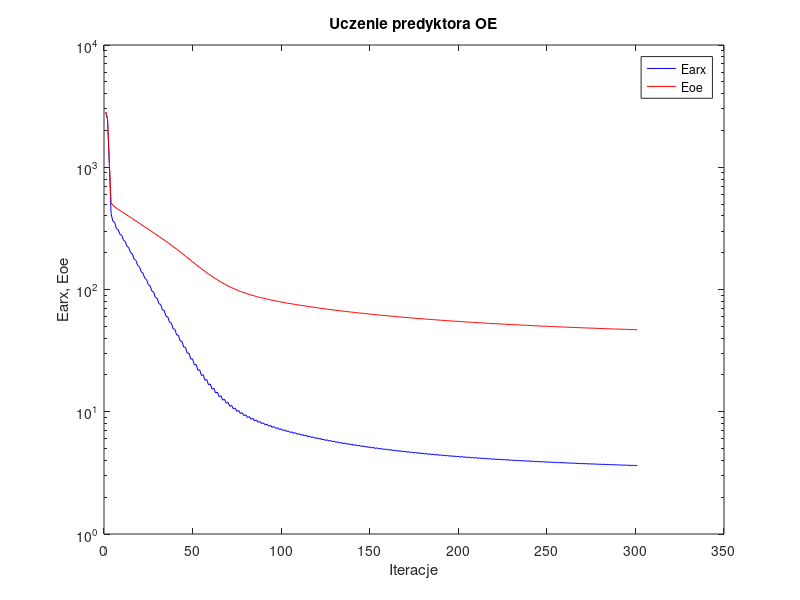
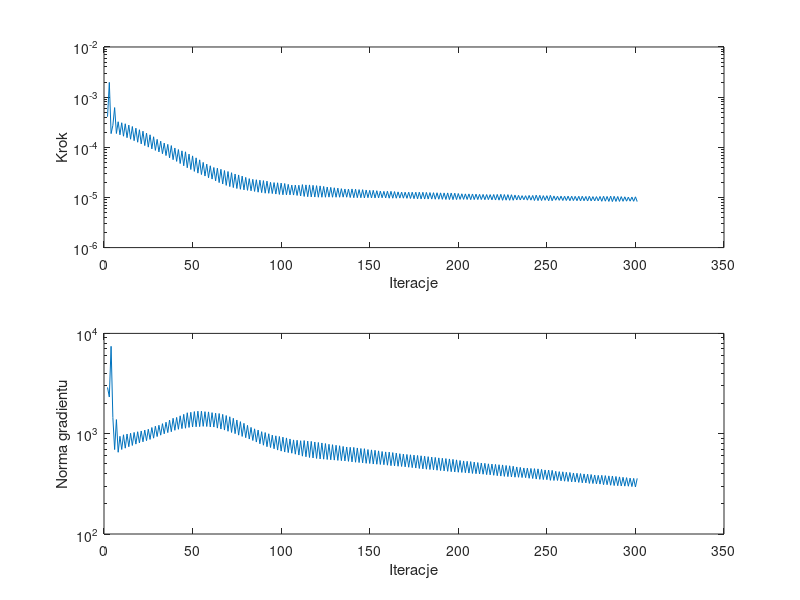

Recreate these plots in MATLAB, in order.
%uczenie predyktora oe
clear all;
n=0; farx(n+1)=2.820258e+003; foe(n+1)=2.834815e+003; wspucz(n+1)=0.000000e+000; ng(n+1)=0.000000e+000;
n=1; farx(n+1)=2.455268e+003; foe(n+1)=2.495744e+003; krok(n+1)=4.066412e-004; ng(n+1)=2.892356e+003;
n=2; farx(n+1)=1.069645e+003; foe(n+1)=1.115870e+003; krok(n+1)=1.965086e-003; ng(n+1)=2.320882e+003;
n=3; farx(n+1)=4.155842e+002; foe(n+1)=5.114523e+002; krok(n+1)=1.874926e-004; ng(n+1)=7.433172e+003;
n=4; farx(n+1)=3.636145e+002; foe(n+1)=4.896928e+002; krok(n+1)=2.734728e-004; ng(n+1)=1.451050e+003;
n=5; farx(n+1)=3.541363e+002; foe(n+1)=4.752662e+002; krok(n+1)=6.190058e-004; ng(n+1)=6.950710e+002;
n=6; farx(n+1)=3.149165e+002; foe(n+1)=4.616545e+002; krok(n+1)=1.883237e-004; ng(n+1)=1.382668e+003;
n=7; farx(n+1)=3.091677e+002; foe(n+1)=4.523892e+002; krok(n+1)=3.229906e-004; ng(n+1)=6.531506e+002;
n=8; farx(n+1)=2.825581e+002; foe(n+1)=4.429356e+002; krok(n+1)=1.775639e-004; ng(n+1)=9.423013e+002;
n=9; farx(n+1)=2.772454e+002; foe(n+1)=4.337487e+002; krok(n+1)=3.084957e-004; ng(n+1)=6.960926e+002;
n=10; farx(n+1)=2.526986e+002; foe(n+1)=4.244254e+002; krok(n+1)=1.662532e-004; ng(n+1)=9.755068e+002;
n=11; farx(n+1)=2.472503e+002; foe(n+1)=4.153668e+002; krok(n+1)=2.946393e-004; ng(n+1)=7.172540e+002;
n=12; farx(n+1)=2.250505e+002; foe(n+1)=4.062510e+002; krok(n+1)=1.553088e-004; ng(n+1)=9.928851e+002;
n=13; farx(n+1)=2.199088e+002; foe(n+1)=3.974683e+002; krok(n+1)=2.770473e-004; ng(n+1)=7.415116e+002;
n=14; farx(n+1)=2.000162e+002; foe(n+1)=3.886691e+002; krok(n+1)=1.448124e-004; ng(n+1)=1.010681e+003;
n=15; farx(n+1)=1.952545e+002; foe(n+1)=3.801914e+002; krok(n+1)=2.596664e-004; ng(n+1)=7.635481e+002;
n=16; farx(n+1)=1.774602e+002; foe(n+1)=3.717698e+002; krok(n+1)=1.354575e-004; ng(n+1)=1.029357e+003;
n=17; farx(n+1)=1.732908e+002; foe(n+1)=3.636847e+002; krok(n+1)=2.403849e-004; ng(n+1)=7.873092e+002;
n=18; farx(n+1)=1.574276e+002; foe(n+1)=3.556526e+002; krok(n+1)=1.261878e-004; ng(n+1)=1.045876e+003;
n=19; farx(n+1)=1.537561e+002; foe(n+1)=3.479097e+002; krok(n+1)=2.238326e-004; ng(n+1)=8.091494e+002;
n=20; farx(n+1)=1.396095e+002; foe(n+1)=3.402286e+002; krok(n+1)=1.169035e-004; ng(n+1)=1.064424e+003;
n=21; farx(n+1)=1.363694e+002; foe(n+1)=3.327799e+002; krok(n+1)=2.093566e-004; ng(n+1)=8.299378e+002;
n=22; farx(n+1)=1.236959e+002; foe(n+1)=3.253993e+002; krok(n+1)=1.081342e-004; ng(n+1)=1.086976e+003;
n=23; farx(n+1)=1.209394e+002; foe(n+1)=3.182520e+002; krok(n+1)=1.915864e-004; ng(n+1)=8.525283e+002;
n=24; farx(n+1)=1.096319e+002; foe(n+1)=3.112330e+002; krok(n+1)=1.007837e-004; ng(n+1)=1.107950e+003;
n=25; farx(n+1)=1.073507e+002; foe(n+1)=3.043753e+002; krok(n+1)=1.775310e-004; ng(n+1)=8.770627e+002;
n=26; farx(n+1)=9.714356e+001; foe(n+1)=2.975656e+002; krok(n+1)=9.290537e-005; ng(n+1)=1.152477e+003;
n=27; farx(n+1)=9.529448e+001; foe(n+1)=2.909674e+002; krok(n+1)=1.620874e-004; ng(n+1)=9.021992e+002;
n=28; farx(n+1)=8.607229e+001; foe(n+1)=2.844154e+002; krok(n+1)=8.669030e-005; ng(n+1)=1.188238e+003;
n=29; farx(n+1)=8.471178e+001; foe(n+1)=2.781204e+002; krok(n+1)=1.439566e-004; ng(n+1)=9.367070e+002;
n=30; farx(n+1)=7.646849e+001; foe(n+1)=2.718686e+002; krok(n+1)=8.082043e-005; ng(n+1)=1.213607e+003;
n=31; farx(n+1)=7.540391e+001; foe(n+1)=2.657604e+002; krok(n+1)=1.323135e-004; ng(n+1)=9.666064e+002;
n=32; farx(n+1)=6.796333e+001; foe(n+1)=2.596868e+002; krok(n+1)=7.441055e-005; ng(n+1)=1.259268e+003;
n=33; farx(n+1)=6.714058e+001; foe(n+1)=2.537398e+002; krok(n+1)=1.213638e-004; ng(n+1)=9.977204e+002;
n=34; farx(n+1)=6.045174e+001; foe(n+1)=2.478526e+002; krok(n+1)=6.836820e-005; ng(n+1)=1.301687e+003;
n=35; farx(n+1)=5.981311e+001; foe(n+1)=2.420288e+002; krok(n+1)=1.144049e-004; ng(n+1)=1.025552e+003;
n=36; farx(n+1)=5.376317e+001; foe(n+1)=2.362196e+002; krok(n+1)=6.158863e-005; ng(n+1)=1.367350e+003;
n=37; farx(n+1)=5.322088e+001; foe(n+1)=2.304562e+002; krok(n+1)=1.081342e-004; ng(n+1)=1.047103e+003;
n=38; farx(n+1)=4.770749e+001; foe(n+1)=2.247719e+002; krok(n+1)=5.658127e-005; ng(n+1)=1.424628e+003;
n=39; farx(n+1)=4.739484e+001; foe(n+1)=2.192353e+002; krok(n+1)=9.677161e-005; ng(n+1)=1.081455e+003;
n=40; farx(n+1)=4.246503e+001; foe(n+1)=2.138012e+002; krok(n+1)=5.234435e-005; ng(n+1)=1.453257e+003;
n=41; farx(n+1)=4.229708e+001; foe(n+1)=2.084288e+002; krok(n+1)=9.012338e-005; ng(n+1)=1.106984e+003;
n=42; farx(n+1)=3.785146e+001; foe(n+1)=2.031341e+002; krok(n+1)=4.743595e-005; ng(n+1)=1.508062e+003;
n=43; farx(n+1)=3.775890e+001; foe(n+1)=1.978817e+002; krok(n+1)=8.489916e-005; ng(n+1)=1.123799e+003;
n=44; farx(n+1)=3.377344e+001; foe(n+1)=1.927483e+002; krok(n+1)=4.279756e-005; ng(n+1)=1.559685e+003;
n=45; farx(n+1)=3.372013e+001; foe(n+1)=1.875915e+002; krok(n+1)=8.127742e-005; ng(n+1)=1.134150e+003;
n=46; farx(n+1)=3.009074e+001; foe(n+1)=1.826036e+002; krok(n+1)=3.906606e-005; ng(n+1)=1.617650e+003;
n=47; farx(n+1)=3.016321e+001; foe(n+1)=1.777384e+002; krok(n+1)=7.309947e-005; ng(n+1)=1.154580e+003;
n=48; farx(n+1)=2.693695e+001; foe(n+1)=1.730513e+002; krok(n+1)=3.605868e-005; ng(n+1)=1.634710e+003;
n=49; farx(n+1)=2.708516e+001; foe(n+1)=1.684440e+002; krok(n+1)=6.738910e-005; ng(n+1)=1.165800e+003;
n=50; farx(n+1)=2.419871e+001; foe(n+1)=1.640109e+002; krok(n+1)=3.307838e-005; ng(n+1)=1.661636e+003;
n=51; farx(n+1)=2.439810e+001; foe(n+1)=1.596815e+002; krok(n+1)=6.159556e-005; ng(n+1)=1.172079e+003;
n=52; farx(n+1)=2.183757e+001; foe(n+1)=1.555539e+002; krok(n+1)=3.054382e-005; ng(n+1)=1.675274e+003;
n=53; farx(n+1)=2.207094e+001; foe(n+1)=1.515193e+002; krok(n+1)=5.618497e-005; ng(n+1)=1.176414e+003;
n=54; farx(n+1)=1.978949e+001; foe(n+1)=1.477119e+002; krok(n+1)=2.860122e-005; ng(n+1)=1.676281e+003;
n=55; farx(n+1)=2.007526e+001; foe(n+1)=1.440467e+002; krok(n+1)=4.999290e-005; ng(n+1)=1.183970e+003;
n=56; farx(n+1)=1.807173e+001; foe(n+1)=1.405761e+002; krok(n+1)=2.671200e-005; ng(n+1)=1.658272e+003;
n=57; farx(n+1)=1.836449e+001; foe(n+1)=1.372056e+002; krok(n+1)=4.614756e-005; ng(n+1)=1.179670e+003;
n=58; farx(n+1)=1.660006e+001; foe(n+1)=1.340212e+002; krok(n+1)=2.468559e-005; ng(n+1)=1.649223e+003;
n=59; farx(n+1)=1.687378e+001; foe(n+1)=1.309170e+002; krok(n+1)=4.279756e-005; ng(n+1)=1.168996e+003;
n=60; farx(n+1)=1.531661e+001; foe(n+1)=1.280304e+002; krok(n+1)=2.323045e-005; ng(n+1)=1.621983e+003;
n=61; farx(n+1)=1.559990e+001; foe(n+1)=1.252360e+002; krok(n+1)=3.953838e-005; ng(n+1)=1.164935e+003;
n=62; farx(n+1)=1.423600e+001; foe(n+1)=1.226037e+002; krok(n+1)=2.139878e-005; ng(n+1)=1.602214e+003;
n=63; farx(n+1)=1.448962e+001; foe(n+1)=1.200274e+002; krok(n+1)=3.833939e-005; ng(n+1)=1.137270e+003;
n=64; farx(n+1)=1.327928e+001; foe(n+1)=1.176118e+002; krok(n+1)=1.977673e-005; ng(n+1)=1.589856e+003;
n=65; farx(n+1)=1.351496e+001; foe(n+1)=1.152776e+002; krok(n+1)=3.643995e-005; ng(n+1)=1.112314e+003;
n=66; farx(n+1)=1.244497e+001; foe(n+1)=1.130887e+002; krok(n+1)=1.852774e-005; ng(n+1)=1.558096e+003;
n=67; farx(n+1)=1.266863e+001; foe(n+1)=1.109971e+002; krok(n+1)=3.440034e-005; ng(n+1)=1.087177e+003;
n=68; farx(n+1)=1.172750e+001; foe(n+1)=1.090241e+002; krok(n+1)=1.738167e-005; ng(n+1)=1.517091e+003;
n=69; farx(n+1)=1.193135e+001; foe(n+1)=1.071372e+002; krok(n+1)=3.289451e-005; ng(n+1)=1.057382e+003;
n=70; farx(n+1)=1.109935e+001; foe(n+1)=1.053628e+002; krok(n+1)=1.645337e-005; ng(n+1)=1.475108e+003;
n=71; farx(n+1)=1.128957e+001; foe(n+1)=1.036773e+002; krok(n+1)=3.113656e-005; ng(n+1)=1.029014e+003;
n=72; farx(n+1)=1.055302e+001; foe(n+1)=1.020903e+002; krok(n+1)=1.572983e-005; ng(n+1)=1.424989e+003;
n=73; farx(n+1)=1.073218e+001; foe(n+1)=1.005911e+002; krok(n+1)=2.931600e-005; ng(n+1)=1.000877e+003;
n=74; farx(n+1)=1.008207e+001; foe(n+1)=9.917606e+001; krok(n+1)=1.507081e-005; ng(n+1)=1.369244e+003;
n=75; farx(n+1)=1.024687e+001; foe(n+1)=9.782793e+001; krok(n+1)=2.809248e-005; ng(n+1)=9.676363e+002;
n=76; farx(n+1)=9.665272e+000; foe(n+1)=9.655831e+001; krok(n+1)=1.455793e-005; ng(n+1)=1.318717e+003;
n=77; farx(n+1)=9.822852e+000; foe(n+1)=9.535760e+001; krok(n+1)=2.665214e-005; ng(n+1)=9.392119e+002;
n=78; farx(n+1)=9.299284e+000; foe(n+1)=9.421582e+001; krok(n+1)=1.414532e-005; ng(n+1)=1.268646e+003;
n=79; farx(n+1)=9.449128e+000; foe(n+1)=9.314427e+001; krok(n+1)=2.508858e-005; ng(n+1)=9.119663e+002;
n=80; farx(n+1)=8.978339e+000; foe(n+1)=9.212127e+001; krok(n+1)=1.384553e-005; ng(n+1)=1.211503e+003;
n=81; farx(n+1)=9.119669e+000; foe(n+1)=9.115749e+001; krok(n+1)=2.371798e-005; ng(n+1)=8.843589e+002;
n=82; farx(n+1)=8.695075e+000; foe(n+1)=9.023711e+001; krok(n+1)=1.357488e-005; ng(n+1)=1.155488e+003;
n=83; farx(n+1)=8.829649e+000; foe(n+1)=8.936158e+001; krok(n+1)=2.296532e-005; ng(n+1)=8.556949e+002;
n=84; farx(n+1)=8.441202e+000; foe(n+1)=8.851778e+001; krok(n+1)=1.318042e-005; ng(n+1)=1.118142e+003;
n=85; farx(n+1)=8.568515e+000; foe(n+1)=8.771458e+001; krok(n+1)=2.253084e-005; ng(n+1)=8.257002e+002;
n=86; farx(n+1)=8.211603e+000; foe(n+1)=8.693412e+001; krok(n+1)=1.272730e-005; ng(n+1)=1.087310e+003;
n=87; farx(n+1)=8.328153e+000; foe(n+1)=8.618799e+001; krok(n+1)=2.209045e-005; ng(n+1)=7.934641e+002;
n=88; farx(n+1)=7.999234e+000; foe(n+1)=8.547019e+001; krok(n+1)=1.248325e-005; ng(n+1)=1.047546e+003;
n=89; farx(n+1)=8.111260e+000; foe(n+1)=8.478133e+001; krok(n+1)=2.167257e-005; ng(n+1)=7.676889e+002;
n=90; farx(n+1)=7.804992e+000; foe(n+1)=8.411106e+001; krok(n+1)=1.214216e-005; ng(n+1)=1.026559e+003;
n=91; farx(n+1)=7.909484e+000; foe(n+1)=8.346812e+001; krok(n+1)=2.114892e-005; ng(n+1)=7.418902e+002;
n=92; farx(n+1)=7.622056e+000; foe(n+1)=8.284687e+001; krok(n+1)=1.209447e-005; ng(n+1)=9.984485e+002;
n=93; farx(n+1)=7.724741e+000; foe(n+1)=8.225657e+001; krok(n+1)=2.001334e-005; ng(n+1)=7.283906e+002;
n=94; farx(n+1)=7.458180e+000; foe(n+1)=8.168061e+001; krok(n+1)=1.195078e-005; ng(n+1)=9.672828e+002;
n=95; farx(n+1)=7.556035e+000; foe(n+1)=8.112431e+001; krok(n+1)=1.976919e-005; ng(n+1)=7.075192e+002;
n=96; farx(n+1)=7.305276e+000; foe(n+1)=8.058038e+001; krok(n+1)=1.168144e-005; ng(n+1)=9.522706e+002;
n=97; farx(n+1)=7.397971e+000; foe(n+1)=8.005225e+001; krok(n+1)=1.961230e-005; ng(n+1)=6.867082e+002;
n=98; farx(n+1)=7.160433e+000; foe(n+1)=7.953687e+001; krok(n+1)=1.148323e-005; ng(n+1)=9.378569e+002;
n=99; farx(n+1)=7.249728e+000; foe(n+1)=7.903657e+001; krok(n+1)=1.931405e-005; ng(n+1)=6.705740e+002;
n=100; farx(n+1)=7.024025e+000; foe(n+1)=7.854693e+001; krok(n+1)=1.131276e-005; ng(n+1)=9.234682e+002;
n=101; farx(n+1)=7.110048e+000; foe(n+1)=7.807158e+001; krok(n+1)=1.895924e-005; ng(n+1)=6.563581e+002;
n=102; farx(n+1)=6.893898e+000; foe(n+1)=7.760615e+001; krok(n+1)=1.126542e-005; ng(n+1)=9.073932e+002;
n=103; farx(n+1)=6.978290e+000; foe(n+1)=7.715774e+001; krok(n+1)=1.821554e-005; ng(n+1)=6.480138e+002;
n=104; farx(n+1)=6.772411e+000; foe(n+1)=7.671702e+001; krok(n+1)=1.126542e-005; ng(n+1)=8.861009e+002;
n=105; farx(n+1)=6.854752e+000; foe(n+1)=7.629092e+001; krok(n+1)=1.761549e-005; ng(n+1)=6.390820e+002;
n=106; farx(n+1)=6.659749e+000; foe(n+1)=7.587172e+001; krok(n+1)=1.115447e-005; ng(n+1)=8.670935e+002;
n=107; farx(n+1)=6.739307e+000; foe(n+1)=7.546062e+001; krok(n+1)=1.763687e-005; ng(n+1)=6.248043e+002;
n=108; farx(n+1)=6.551581e+000; foe(n+1)=7.505578e+001; krok(n+1)=1.095389e-005; ng(n+1)=8.608266e+002;
n=109; farx(n+1)=6.628545e+000; foe(n+1)=7.465925e+001; krok(n+1)=1.751338e-005; ng(n+1)=6.124424e+002;
n=110; farx(n+1)=6.449788e+000; foe(n+1)=7.426927e+001; krok(n+1)=1.069939e-005; ng(n+1)=8.510543e+002;
n=111; farx(n+1)=6.523863e+000; foe(n+1)=7.388108e+001; krok(n+1)=1.803098e-005; ng(n+1)=5.971814e+002;
n=112; farx(n+1)=6.348962e+000; foe(n+1)=7.349877e+001; krok(n+1)=1.046329e-005; ng(n+1)=8.548647e+002;
n=113; farx(n+1)=6.421225e+000; foe(n+1)=7.312466e+001; krok(n+1)=1.777520e-005; ng(n+1)=5.889128e+002;
n=114; farx(n+1)=6.253293e+000; foe(n+1)=7.275633e+001; krok(n+1)=1.033992e-005; ng(n+1)=8.434725e+002;
n=115; farx(n+1)=6.323693e+000; foe(n+1)=7.239331e+001; krok(n+1)=1.777520e-005; ng(n+1)=5.792631e+002;
n=116; farx(n+1)=6.160476e+000; foe(n+1)=7.203576e+001; krok(n+1)=1.023758e-005; ng(n+1)=8.381710e+002;
n=117; farx(n+1)=6.229655e+000; foe(n+1)=7.168608e+001; krok(n+1)=1.744002e-005; ng(n+1)=5.728886e+002;
n=118; farx(n+1)=6.072078e+000; foe(n+1)=7.134130e+001; krok(n+1)=1.018462e-005; ng(n+1)=8.266610e+002;
n=119; farx(n+1)=6.140041e+000; foe(n+1)=7.100348e+001; krok(n+1)=1.718695e-005; ng(n+1)=5.667301e+002;
n=120; farx(n+1)=5.987775e+000; foe(n+1)=7.067008e+001; krok(n+1)=1.010485e-005; ng(n+1)=8.174900e+002;
n=121; farx(n+1)=6.054199e+000; foe(n+1)=7.034246e+001; krok(n+1)=1.700060e-005; ng(n+1)=5.603461e+002;
n=122; farx(n+1)=5.906065e+000; foe(n+1)=7.001980e+001; krok(n+1)=1.009346e-005; ng(n+1)=8.088368e+002;
n=123; farx(n+1)=5.971942e+000; foe(n+1)=6.970453e+001; krok(n+1)=1.657544e-005; ng(n+1)=5.571314e+002;
n=124; farx(n+1)=5.828341e+000; foe(n+1)=6.939297e+001; krok(n+1)=1.009346e-005; ng(n+1)=7.980317e+002;
n=125; farx(n+1)=5.892884e+000; foe(n+1)=6.908848e+001; krok(n+1)=1.611741e-005; ng(n+1)=5.533148e+002;
n=126; farx(n+1)=5.754170e+000; foe(n+1)=6.878873e+001; krok(n+1)=1.013760e-005; ng(n+1)=7.840247e+002;
n=127; farx(n+1)=5.818354e+000; foe(n+1)=6.849431e+001; krok(n+1)=1.587668e-005; ng(n+1)=5.496476e+002;
n=128; farx(n+1)=5.683163e+000; foe(n+1)=6.820295e+001; krok(n+1)=1.009346e-005; ng(n+1)=7.769244e+002;
n=129; farx(n+1)=5.746337e+000; foe(n+1)=6.791759e+001; krok(n+1)=1.558595e-005; ng(n+1)=5.455153e+002;
n=130; farx(n+1)=5.615023e+000; foe(n+1)=6.763543e+001; krok(n+1)=1.009346e-005; ng(n+1)=7.667332e+002;
n=131; farx(n+1)=5.677513e+000; foe(n+1)=6.735873e+001; krok(n+1)=1.535151e-005; ng(n+1)=5.416159e+002;
n=132; farx(n+1)=5.549329e+000; foe(n+1)=6.708467e+001; krok(n+1)=1.009346e-005; ng(n+1)=7.584527e+002;
n=133; farx(n+1)=5.610896e+000; foe(n+1)=6.681670e+001; krok(n+1)=1.496592e-005; ng(n+1)=5.386147e+002;
n=134; farx(n+1)=5.486591e+000; foe(n+1)=6.655170e+001; krok(n+1)=1.013046e-005; ng(n+1)=7.462692e+002;
n=135; farx(n+1)=5.547337e+000; foe(n+1)=6.629153e+001; krok(n+1)=1.470858e-005; ng(n+1)=5.349521e+002;
n=136; farx(n+1)=5.426633e+000; foe(n+1)=6.603426e+001; krok(n+1)=1.010485e-005; ng(n+1)=7.368138e+002;
n=137; farx(n+1)=5.486753e+000; foe(n+1)=6.578078e+001; krok(n+1)=1.466008e-005; ng(n+1)=5.300657e+002;
n=138; farx(n+1)=5.369177e+000; foe(n+1)=6.552950e+001; krok(n+1)=9.975945e-006; ng(n+1)=7.322290e+002;
n=139; farx(n+1)=5.428341e+000; foe(n+1)=6.528146e+001; krok(n+1)=1.476011e-005; ng(n+1)=5.235196e+002;
n=140; farx(n+1)=5.312843e+000; foe(n+1)=6.503537e+001; krok(n+1)=9.884595e-006; ng(n+1)=7.295963e+002;
n=141; farx(n+1)=5.371072e+000; foe(n+1)=6.479397e+001; krok(n+1)=1.455793e-005; ng(n+1)=5.194151e+002;
n=142; farx(n+1)=5.258479e+000; foe(n+1)=6.455483e+001; krok(n+1)=9.884595e-006; ng(n+1)=7.206546e+002;
n=143; farx(n+1)=5.315913e+000; foe(n+1)=6.432001e+001; krok(n+1)=1.433996e-005; ng(n+1)=5.157561e+002;
n=144; farx(n+1)=5.206142e+000; foe(n+1)=6.408753e+001; krok(n+1)=9.884595e-006; ng(n+1)=7.117306e+002;
n=145; farx(n+1)=5.263512e+000; foe(n+1)=6.385899e+001; krok(n+1)=1.430061e-005; ng(n+1)=5.120393e+002;
n=146; farx(n+1)=5.155936e+000; foe(n+1)=6.363124e+001; krok(n+1)=9.766516e-006; ng(n+1)=7.087980e+002;
n=147; farx(n+1)=5.211352e+000; foe(n+1)=6.340788e+001; krok(n+1)=1.404624e-005; ng(n+1)=5.067349e+002;
n=148; farx(n+1)=5.106683e+000; foe(n+1)=6.318771e+001; krok(n+1)=9.884595e-006; ng(n+1)=6.950372e+002;
n=149; farx(n+1)=5.162328e+000; foe(n+1)=6.297107e+001; krok(n+1)=1.384553e-005; ng(n+1)=5.050406e+002;
n=150; farx(n+1)=5.060337e+000; foe(n+1)=6.275597e+001; krok(n+1)=9.772716e-006; ng(n+1)=6.896683e+002;
n=151; farx(n+1)=5.114692e+000; foe(n+1)=6.254364e+001; krok(n+1)=1.386876e-005; ng(n+1)=4.987384e+002;
n=152; farx(n+1)=5.014501e+000; foe(n+1)=6.233364e+001; krok(n+1)=9.766516e-006; ng(n+1)=6.835860e+002;
n=153; farx(n+1)=5.068292e+000; foe(n+1)=6.212717e+001; krok(n+1)=1.361415e-005; ng(n+1)=4.961599e+002;
n=154; farx(n+1)=4.970300e+000; foe(n+1)=6.192290e+001; krok(n+1)=9.809075e-006; ng(n+1)=6.743398e+002;
n=155; farx(n+1)=5.023454e+000; foe(n+1)=6.172204e+001; krok(n+1)=1.334530e-005; ng(n+1)=4.936810e+002;
n=156; farx(n+1)=4.927820e+000; foe(n+1)=6.152340e+001; krok(n+1)=9.849580e-006; ng(n+1)=6.644971e+002;
n=157; farx(n+1)=4.980621e+000; foe(n+1)=6.132768e+001; krok(n+1)=1.321254e-005; ng(n+1)=4.906614e+002;
n=158; farx(n+1)=4.887305e+000; foe(n+1)=6.113367e+001; krok(n+1)=9.772716e-006; ng(n+1)=6.583589e+002;
n=159; farx(n+1)=4.939440e+000; foe(n+1)=6.094203e+001; krok(n+1)=1.328171e-005; ng(n+1)=4.852750e+002;
n=160; farx(n+1)=4.847917e+000; foe(n+1)=6.075191e+001; krok(n+1)=9.657027e-006; ng(n+1)=6.551428e+002;
n=161; farx(n+1)=4.898955e+000; foe(n+1)=6.056427e+001; krok(n+1)=1.323611e-005; ng(n+1)=4.800914e+002;
n=162; farx(n+1)=4.809249e+000; foe(n+1)=6.037877e+001; krok(n+1)=9.657459e-006; ng(n+1)=6.480021e+002;
n=163; farx(n+1)=4.859784e+000; foe(n+1)=6.019582e+001; krok(n+1)=1.308609e-005; ng(n+1)=4.770165e+002;
n=164; farx(n+1)=4.771943e+000; foe(n+1)=6.001481e+001; krok(n+1)=9.647596e-006; ng(n+1)=6.408875e+002;
n=165; farx(n+1)=4.821615e+000; foe(n+1)=5.983622e+001; krok(n+1)=1.290553e-005; ng(n+1)=4.735700e+002;
n=166; farx(n+1)=4.735554e+000; foe(n+1)=5.965993e+001; krok(n+1)=9.706803e-006; ng(n+1)=6.318610e+002;
n=167; farx(n+1)=4.785085e+000; foe(n+1)=5.948600e+001; krok(n+1)=1.274727e-005; ng(n+1)=4.714457e+002;
n=168; farx(n+1)=4.700765e+000; foe(n+1)=5.931370e+001; krok(n+1)=9.667524e-006; ng(n+1)=6.258694e+002;
n=169; farx(n+1)=4.749748e+000; foe(n+1)=5.914365e+001; krok(n+1)=1.270754e-005; ng(n+1)=4.674653e+002;
n=170; farx(n+1)=4.667113e+000; foe(n+1)=5.897510e+001; krok(n+1)=9.602384e-006; ng(n+1)=6.207284e+002;
n=171; farx(n+1)=4.715493e+000; foe(n+1)=5.880867e+001; krok(n+1)=1.270754e-005; ng(n+1)=4.631389e+002;
n=172; farx(n+1)=4.634410e+000; foe(n+1)=5.864366e+001; krok(n+1)=9.531630e-006; ng(n+1)=6.161211e+002;
n=173; farx(n+1)=4.682217e+000; foe(n+1)=5.848077e+001; krok(n+1)=1.270754e-005; ng(n+1)=4.589110e+002;
n=174; farx(n+1)=4.602672e+000; foe(n+1)=5.831921e+001; krok(n+1)=9.456672e-006; ng(n+1)=6.115755e+002;
n=175; farx(n+1)=4.649832e+000; foe(n+1)=5.815970e+001; krok(n+1)=1.270754e-005; ng(n+1)=4.545692e+002;
n=176; farx(n+1)=4.571826e+000; foe(n+1)=5.800156e+001; krok(n+1)=9.388408e-006; ng(n+1)=6.067067e+002;
n=177; farx(n+1)=4.618385e+000; foe(n+1)=5.784535e+001; krok(n+1)=1.271718e-005; ng(n+1)=4.502706e+002;
n=178; farx(n+1)=4.541748e+000; foe(n+1)=5.769047e+001; krok(n+1)=9.328187e-006; ng(n+1)=6.021467e+002;
n=179; farx(n+1)=4.587656e+000; foe(n+1)=5.753760e+001; krok(n+1)=1.266631e-005; ng(n+1)=4.463840e+002;
n=180; farx(n+1)=4.512537e+000; foe(n+1)=5.738617e+001; krok(n+1)=9.290308e-006; ng(n+1)=5.964174e+002;
n=181; farx(n+1)=4.557728e+000; foe(n+1)=5.723656e+001; krok(n+1)=1.259797e-005; ng(n+1)=4.425264e+002;
n=182; farx(n+1)=4.483972e+000; foe(n+1)=5.708860e+001; krok(n+1)=9.290308e-006; ng(n+1)=5.901638e+002;
n=183; farx(n+1)=4.528766e+000; foe(n+1)=5.694245e+001; krok(n+1)=1.250178e-005; ng(n+1)=4.395644e+002;
n=184; farx(n+1)=4.456298e+000; foe(n+1)=5.679773e+001; krok(n+1)=9.272806e-006; ng(n+1)=5.846242e+002;
n=185; farx(n+1)=4.500753e+000; foe(n+1)=5.665487e+001; krok(n+1)=1.245057e-005; ng(n+1)=4.363994e+002;
n=186; farx(n+1)=4.429634e+000; foe(n+1)=5.651313e+001; krok(n+1)=9.207477e-006; ng(n+1)=5.801003e+002;
n=187; farx(n+1)=4.473290e+000; foe(n+1)=5.637311e+001; krok(n+1)=1.240823e-005; ng(n+1)=4.322498e+002;
n=188; farx(n+1)=4.403447e+000; foe(n+1)=5.623458e+001; krok(n+1)=9.207477e-006; ng(n+1)=5.739825e+002;
n=189; farx(n+1)=4.446749e+000; foe(n+1)=5.609772e+001; krok(n+1)=1.233369e-005; ng(n+1)=4.292999e+002;
n=190; farx(n+1)=4.378110e+000; foe(n+1)=5.596210e+001; krok(n+1)=9.173490e-006; ng(n+1)=5.690065e+002;
n=191; farx(n+1)=4.421014e+000; foe(n+1)=5.582815e+001; krok(n+1)=1.231075e-005; ng(n+1)=4.258779e+002;
n=192; farx(n+1)=4.353584e+000; foe(n+1)=5.569525e+001; krok(n+1)=9.109987e-006; ng(n+1)=5.647501e+002;
n=193; farx(n+1)=4.395903e+000; foe(n+1)=5.556394e+001; krok(n+1)=1.231075e-005; ng(n+1)=4.219134e+002;
n=194; farx(n+1)=4.329575e+000; foe(n+1)=5.543376e+001; krok(n+1)=9.071830e-006; ng(n+1)=5.601539e+002;
n=195; farx(n+1)=4.371366e+000; foe(n+1)=5.530521e+001; krok(n+1)=1.225273e-005; ng(n+1)=4.185505e+002;
n=196; farx(n+1)=4.306213e+000; foe(n+1)=5.517782e+001; krok(n+1)=9.049168e-006; ng(n+1)=5.547966e+002;
n=197; farx(n+1)=4.347347e+000; foe(n+1)=5.505197e+001; krok(n+1)=1.215525e-005; ng(n+1)=4.152519e+002;
n=198; farx(n+1)=4.283345e+000; foe(n+1)=5.492749e+001; krok(n+1)=9.071830e-006; ng(n+1)=5.482887e+002;
n=199; farx(n+1)=4.323849e+000; foe(n+1)=5.480448e+001; krok(n+1)=1.197415e-005; ng(n+1)=4.127039e+002;
n=200; farx(n+1)=4.260966e+000; foe(n+1)=5.468302e+001; krok(n+1)=9.148208e-006; ng(n+1)=5.405153e+002;
n=201; farx(n+1)=4.301320e+000; foe(n+1)=5.456298e+001; krok(n+1)=1.182351e-005; ng(n+1)=4.110479e+002;
n=202; farx(n+1)=4.239496e+000; foe(n+1)=5.444409e+001; krok(n+1)=9.139546e-006; ng(n+1)=5.351544e+002;
n=203; farx(n+1)=4.279467e+000; foe(n+1)=5.432656e+001; krok(n+1)=1.177023e-005; ng(n+1)=4.082365e+002;
n=204; farx(n+1)=4.218640e+000; foe(n+1)=5.421007e+001; krok(n+1)=9.109987e-006; ng(n+1)=5.305226e+002;
n=205; farx(n+1)=4.258288e+000; foe(n+1)=5.409493e+001; krok(n+1)=1.176389e-005; ng(n+1)=4.051862e+002;
n=206; farx(n+1)=4.198435e+000; foe(n+1)=5.398064e+001; krok(n+1)=9.041389e-006; ng(n+1)=5.269220e+002;
n=207; farx(n+1)=4.237346e+000; foe(n+1)=5.386767e+001; krok(n+1)=1.171829e-005; ng(n+1)=4.015215e+002;
n=208; farx(n+1)=4.178470e+000; foe(n+1)=5.375585e+001; krok(n+1)=9.062615e-006; ng(n+1)=5.210283e+002;
n=209; farx(n+1)=4.217024e+000; foe(n+1)=5.364532e+001; krok(n+1)=1.161523e-005; ng(n+1)=3.992775e+002;
n=210; farx(n+1)=4.159049e+000; foe(n+1)=5.353584e+001; krok(n+1)=9.071830e-006; ng(n+1)=5.157235e+002;
n=211; farx(n+1)=4.197192e+000; foe(n+1)=5.342765e+001; krok(n+1)=1.150792e-005; ng(n+1)=3.969742e+002;
n=212; farx(n+1)=4.140185e+000; foe(n+1)=5.332048e+001; krok(n+1)=9.079887e-006; ng(n+1)=5.101532e+002;
n=213; farx(n+1)=4.178108e+000; foe(n+1)=5.321451e+001; krok(n+1)=1.148266e-005; ng(n+1)=3.944423e+002;
n=214; farx(n+1)=4.121973e+000; foe(n+1)=5.310932e+001; krok(n+1)=9.014671e-006; ng(n+1)=5.067085e+002;
n=215; farx(n+1)=4.159184e+000; foe(n+1)=5.300532e+001; krok(n+1)=1.143043e-005; ng(n+1)=3.909663e+002;
n=216; farx(n+1)=4.103921e+000; foe(n+1)=5.290236e+001; krok(n+1)=9.049168e-006; ng(n+1)=5.008548e+002;
n=217; farx(n+1)=4.141057e+000; foe(n+1)=5.280058e+001; krok(n+1)=1.138585e-005; ng(n+1)=3.890170e+002;
n=218; farx(n+1)=4.086709e+000; foe(n+1)=5.269947e+001; krok(n+1)=8.960031e-006; ng(n+1)=4.977221e+002;
n=219; farx(n+1)=4.123287e+000; foe(n+1)=5.259943e+001; krok(n+1)=1.144248e-005; ng(n+1)=3.850100e+002;
n=220; farx(n+1)=4.069832e+000; foe(n+1)=5.250018e+001; krok(n+1)=8.887598e-006; ng(n+1)=4.942431e+002;
n=221; farx(n+1)=4.105897e+000; foe(n+1)=5.240187e+001; krok(n+1)=1.148323e-005; ng(n+1)=3.812833e+002;
n=222; farx(n+1)=4.053250e+000; foe(n+1)=5.230443e+001; krok(n+1)=8.833238e-006; ng(n+1)=4.906617e+002;
n=223; farx(n+1)=4.089022e+000; foe(n+1)=5.220791e+001; krok(n+1)=1.153689e-005; ng(n+1)=3.780277e+002;
n=224; farx(n+1)=4.036921e+000; foe(n+1)=5.211211e+001; krok(n+1)=8.778020e-006; ng(n+1)=4.881813e+002;
n=225; farx(n+1)=4.072100e+000; foe(n+1)=5.201745e+001; krok(n+1)=1.143043e-005; ng(n+1)=3.753854e+002;
n=226; farx(n+1)=4.020882e+000; foe(n+1)=5.192373e+001; krok(n+1)=8.818436e-006; ng(n+1)=4.819951e+002;
n=227; farx(n+1)=4.055923e+000; foe(n+1)=5.183103e+001; krok(n+1)=1.138585e-005; ng(n+1)=3.733867e+002;
n=228; farx(n+1)=4.005353e+000; foe(n+1)=5.173898e+001; krok(n+1)=8.778020e-006; ng(n+1)=4.786911e+002;
n=229; farx(n+1)=4.039934e+000; foe(n+1)=5.164803e+001; krok(n+1)=1.133131e-005; ng(n+1)=3.706882e+002;
n=230; farx(n+1)=3.990136e+000; foe(n+1)=5.155778e+001; krok(n+1)=8.778020e-006; ng(n+1)=4.739014e+002;
n=231; farx(n+1)=4.023964e+000; foe(n+1)=5.146859e+001; krok(n+1)=1.115447e-005; ng(n+1)=3.682805e+002;
n=232; farx(n+1)=3.974951e+000; foe(n+1)=5.138047e+001; krok(n+1)=8.913402e-006; ng(n+1)=4.660270e+002;
n=233; farx(n+1)=4.008808e+000; foe(n+1)=5.129332e+001; krok(n+1)=1.099167e-005; ng(n+1)=3.678362e+002;
n=234; farx(n+1)=3.960465e+000; foe(n+1)=5.120686e+001; krok(n+1)=8.913402e-006; ng(n+1)=4.616987e+002;
n=235; farx(n+1)=3.993749e+000; foe(n+1)=5.112138e+001; krok(n+1)=1.085468e-005; ng(n+1)=3.656220e+002;
n=236; farx(n+1)=3.946155e+000; foe(n+1)=5.103674e+001; krok(n+1)=8.997287e-006; ng(n+1)=4.552347e+002;
n=237; farx(n+1)=3.979603e+000; foe(n+1)=5.095301e+001; krok(n+1)=1.083629e-005; ng(n+1)=3.643586e+002;
n=238; farx(n+1)=3.932832e+000; foe(n+1)=5.086969e+001; krok(n+1)=8.833238e-006; ng(n+1)=4.537426e+002;
n=239; farx(n+1)=3.965489e+000; foe(n+1)=5.078710e+001; krok(n+1)=1.095389e-005; ng(n+1)=3.593458e+002;
n=240; farx(n+1)=3.919198e+000; foe(n+1)=5.070525e+001; krok(n+1)=8.829868e-006; ng(n+1)=4.502730e+002;
n=241; farx(n+1)=3.951862e+000; foe(n+1)=5.062428e+001; krok(n+1)=1.095376e-005; ng(n+1)=3.575367e+002;
n=242; farx(n+1)=3.906347e+000; foe(n+1)=5.054370e+001; krok(n+1)=8.690837e-006; ng(n+1)=4.484256e+002;
n=243; farx(n+1)=3.938418e+000; foe(n+1)=5.046382e+001; krok(n+1)=1.109569e-005; ng(n+1)=3.529452e+002;
n=244; farx(n+1)=3.893319e+000; foe(n+1)=5.038452e+001; krok(n+1)=8.648025e-006; ng(n+1)=4.460629e+002;
n=245; farx(n+1)=3.924941e+000; foe(n+1)=5.030612e+001; krok(n+1)=1.100588e-005; ng(n+1)=3.506999e+002;
n=246; farx(n+1)=3.880501e+000; foe(n+1)=5.022838e+001; krok(n+1)=8.682944e-006; ng(n+1)=4.409353e+002;
n=247; farx(n+1)=3.911655e+000; foe(n+1)=5.015148e+001; krok(n+1)=1.085468e-005; ng(n+1)=3.489358e+002;
n=248; farx(n+1)=3.867808e+000; foe(n+1)=5.007535e+001; krok(n+1)=8.778020e-006; ng(n+1)=4.348595e+002;
n=249; farx(n+1)=3.899256e+000; foe(n+1)=5.000007e+001; krok(n+1)=1.083629e-005; ng(n+1)=3.481633e+002;
n=250; farx(n+1)=3.856132e+000; foe(n+1)=4.992498e+001; krok(n+1)=8.593476e-006; ng(n+1)=4.340875e+002;
n=251; farx(n+1)=3.886803e+000; foe(n+1)=4.985056e+001; krok(n+1)=1.099167e-005; ng(n+1)=3.430294e+002;
n=252; farx(n+1)=3.843999e+000; foe(n+1)=4.977673e+001; krok(n+1)=8.600086e-006; ng(n+1)=4.310784e+002;
n=253; farx(n+1)=3.873936e+000; foe(n+1)=4.970380e+001; krok(n+1)=1.069939e-005; ng(n+1)=3.417285e+002;
n=254; farx(n+1)=3.831927e+000; foe(n+1)=4.963176e+001; krok(n+1)=8.804989e-006; ng(n+1)=4.218863e+002;
n=255; farx(n+1)=3.862037e+000; foe(n+1)=4.956041e+001; krok(n+1)=1.054828e-005; ng(n+1)=3.418505e+002;
n=256; farx(n+1)=3.820637e+000; foe(n+1)=4.948958e+001; krok(n+1)=8.756691e-006; ng(n+1)=4.187268e+002;
n=257; farx(n+1)=3.850497e+000; foe(n+1)=4.941938e+001; krok(n+1)=1.061240e-005; ng(n+1)=3.389487e+002;
n=258; farx(n+1)=3.809531e+000; foe(n+1)=4.934962e+001; krok(n+1)=8.682944e-006; ng(n+1)=4.168488e+002;
n=259; farx(n+1)=3.838877e+000; foe(n+1)=4.928054e+001; krok(n+1)=1.057446e-005; ng(n+1)=3.361876e+002;
n=260; farx(n+1)=3.798571e+000; foe(n+1)=4.921205e+001; krok(n+1)=8.690837e-006; ng(n+1)=4.123176e+002;
n=261; farx(n+1)=3.827782e+000; foe(n+1)=4.914413e+001; krok(n+1)=1.061240e-005; ng(n+1)=3.338809e+002;
n=262; farx(n+1)=3.787907e+000; foe(n+1)=4.907664e+001; krok(n+1)=8.610243e-006; ng(n+1)=4.105770e+002;
n=263; farx(n+1)=3.816559e+000; foe(n+1)=4.900977e+001; krok(n+1)=1.057446e-005; ng(n+1)=3.310192e+002;
n=264; farx(n+1)=3.777167e+000; foe(n+1)=4.894352e+001; krok(n+1)=8.667355e-006; ng(n+1)=4.058647e+002;
n=265; farx(n+1)=3.805774e+000; foe(n+1)=4.887790e+001; krok(n+1)=1.051121e-005; ng(n+1)=3.298612e+002;
n=266; farx(n+1)=3.766924e+000; foe(n+1)=4.881270e+001; krok(n+1)=8.610243e-006; ng(n+1)=4.031380e+002;
n=267; farx(n+1)=3.795176e+000; foe(n+1)=4.874807e+001; krok(n+1)=1.054828e-005; ng(n+1)=3.269862e+002;
n=268; farx(n+1)=3.756893e+000; foe(n+1)=4.868389e+001; krok(n+1)=8.546025e-006; ng(n+1)=4.004299e+002;
n=269; farx(n+1)=3.784692e+000; foe(n+1)=4.862020e+001; krok(n+1)=1.057446e-005; ng(n+1)=3.239355e+002;
n=270; farx(n+1)=3.746608e+000; foe(n+1)=4.855707e+001; krok(n+1)=8.600086e-006; ng(n+1)=3.971089e+002;
n=271; farx(n+1)=3.774460e+000; foe(n+1)=4.849464e+001; krok(n+1)=1.046074e-005; ng(n+1)=3.235347e+002;
n=272; farx(n+1)=3.737126e+000; foe(n+1)=4.843250e+001; krok(n+1)=8.500298e-006; ng(n+1)=3.945516e+002;
n=273; farx(n+1)=3.764346e+000; foe(n+1)=4.837082e+001; krok(n+1)=1.055114e-005; ng(n+1)=3.194573e+002;
n=274; farx(n+1)=3.727262e+000; foe(n+1)=4.830969e+001; krok(n+1)=8.539569e-006; ng(n+1)=3.915934e+002;
n=275; farx(n+1)=3.754275e+000; foe(n+1)=4.824917e+001; krok(n+1)=1.039083e-005; ng(n+1)=3.186948e+002;
n=276; farx(n+1)=3.717881e+000; foe(n+1)=4.818913e+001; krok(n+1)=8.546025e-006; ng(n+1)=3.870934e+002;
n=277; farx(n+1)=3.744535e+000; foe(n+1)=4.812952e+001; krok(n+1)=1.039083e-005; ng(n+1)=3.161802e+002;
n=278; farx(n+1)=3.708543e+000; foe(n+1)=4.807044e+001; krok(n+1)=8.546025e-006; ng(n+1)=3.841887e+002;
n=279; farx(n+1)=3.735276e+000; foe(n+1)=4.801180e+001; krok(n+1)=1.046074e-005; ng(n+1)=3.144258e+002;
n=280; farx(n+1)=3.699719e+000; foe(n+1)=4.795341e+001; krok(n+1)=8.379583e-006; ng(n+1)=3.845406e+002;
n=281; farx(n+1)=3.725870e+000; foe(n+1)=4.789542e+001; krok(n+1)=1.057446e-005; ng(n+1)=3.103904e+002;
n=282; farx(n+1)=3.690444e+000; foe(n+1)=4.783792e+001; krok(n+1)=8.423638e-006; ng(n+1)=3.820992e+002;
n=283; farx(n+1)=3.716640e+000; foe(n+1)=4.778106e+001; krok(n+1)=1.046074e-005; ng(n+1)=3.100272e+002;
n=284; farx(n+1)=3.681878e+000; foe(n+1)=4.772442e+001; krok(n+1)=8.333245e-006; ng(n+1)=3.796718e+002;
n=285; farx(n+1)=3.707678e+000; foe(n+1)=4.766819e+001; krok(n+1)=1.061240e-005; ng(n+1)=3.062877e+002;
n=286; farx(n+1)=3.673185e+000; foe(n+1)=4.761229e+001; krok(n+1)=8.272636e-006; ng(n+1)=3.786892e+002;
n=287; farx(n+1)=3.698551e+000; foe(n+1)=4.755689e+001; krok(n+1)=1.055114e-005; ng(n+1)=3.041084e+002;
n=288; farx(n+1)=3.664466e+000; foe(n+1)=4.750197e+001; krok(n+1)=8.329312e-006; ng(n+1)=3.745353e+002;
n=289; farx(n+1)=3.689659e+000; foe(n+1)=4.744754e+001; krok(n+1)=1.044207e-005; ng(n+1)=3.030870e+002;
n=290; farx(n+1)=3.656051e+000; foe(n+1)=4.739351e+001; krok(n+1)=8.333245e-006; ng(n+1)=3.711072e+002;
n=291; farx(n+1)=3.680906e+000; foe(n+1)=4.733990e+001; krok(n+1)=1.039083e-005; ng(n+1)=3.011343e+002;
n=292; farx(n+1)=3.647633e+000; foe(n+1)=4.728674e+001; krok(n+1)=8.378583e-006; ng(n+1)=3.676158e+002;
n=293; farx(n+1)=3.672354e+000; foe(n+1)=4.723404e+001; krok(n+1)=1.029831e-005; ng(n+1)=3.001433e+002;
n=294; farx(n+1)=3.639322e+000; foe(n+1)=4.718171e+001; krok(n+1)=8.423638e-006; ng(n+1)=3.646435e+002;
n=295; farx(n+1)=3.663847e+000; foe(n+1)=4.712992e+001; krok(n+1)=1.015216e-005; ng(n+1)=2.994190e+002;
n=296; farx(n+1)=3.631398e+000; foe(n+1)=4.707845e+001; krok(n+1)=8.431791e-006; ng(n+1)=3.606038e+002;
n=297; farx(n+1)=3.655656e+000; foe(n+1)=4.702738e+001; krok(n+1)=1.017255e-005; ng(n+1)=2.971500e+002;
n=298; farx(n+1)=3.623638e+000; foe(n+1)=4.697664e+001; krok(n+1)=8.379583e-006; ng(n+1)=3.585317e+002;
n=299; farx(n+1)=3.647781e+000; foe(n+1)=4.692623e+001; krok(n+1)=1.029142e-005; ng(n+1)=2.946034e+002;
n=300; farx(n+1)=3.615991e+000; foe(n+1)=4.687605e+001; krok(n+1)=8.272636e-006; ng(n+1)=3.586193e+002;

figure; semilogy(farx,'b'); hold on; semilogy(foe,'r'); xlabel('Iteracje'); ylabel('Earx, Eoe'); legend('Earx','Eoe'); title('Uczenie predyktora OE');
figure; subplot(2,1,1); semilogy(krok); xlabel('Iteracje'); ylabel('Krok');
subplot(2,1,2); semilogy(ng); xlabel('Iteracje'); ylabel('Norma gradientu');
Earx=farx(n+1)
Eoe=foe(n+1)
